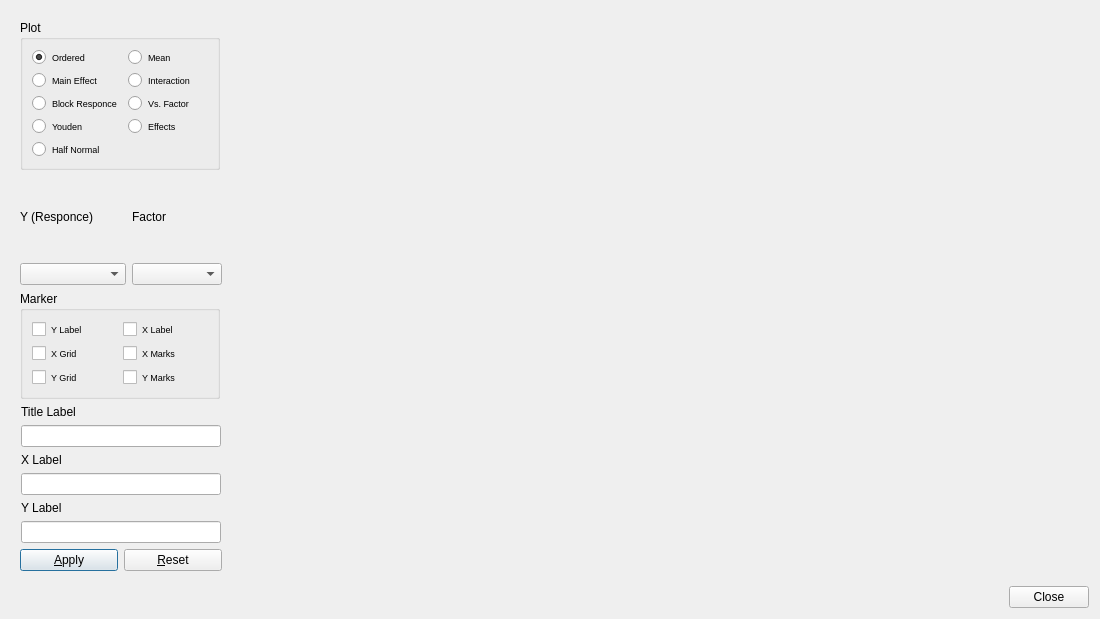
<?xml version="1.0" encoding="UTF-8"?>
<ui version="4.0">
 <class>Dialog</class>
 <widget class="QDialog" name="Dialog">
  <property name="geometry">
   <rect>
    <x>0</x>
    <y>0</y>
    <width>1100</width>
    <height>619</height>
   </rect>
  </property>
  <property name="windowTitle">
   <string>DOE Plot</string>
  </property>
  <layout class="QVBoxLayout" name="verticalLayout_4">
   <item>
    <widget class="QWidget" name="centralwidget" native="true">
     <layout class="QHBoxLayout" name="horizontalLayout_6">
      <item>
       <layout class="QVBoxLayout" name="verticalLayout_3">
        <item>
         <widget class="QGroupBox" name="PgroupBox">
          <property name="sizePolicy">
           <sizepolicy hsizetype="Fixed" vsizetype="Preferred">
            <horstretch>0</horstretch>
            <verstretch>0</verstretch>
           </sizepolicy>
          </property>
          <property name="minimumSize">
           <size>
            <width>200</width>
            <height>0</height>
           </size>
          </property>
          <property name="maximumSize">
           <size>
            <width>200</width>
            <height>16777215</height>
           </size>
          </property>
          <property name="title">
           <string>Plot</string>
          </property>
          <layout class="QVBoxLayout" name="verticalLayout_2">
           <item>
            <layout class="QGridLayout" name="gridLayout">
             <item row="0" column="0">
              <widget class="QRadioButton" name="orderedradioButton">
               <property name="font">
                <font>
                 <pointsize>7</pointsize>
                </font>
               </property>
               <property name="text">
                <string>Ordered</string>
               </property>
               <property name="checked">
                <bool>true</bool>
               </property>
              </widget>
             </item>
             <item row="0" column="1">
              <widget class="QRadioButton" name="meanradioButton">
               <property name="font">
                <font>
                 <pointsize>7</pointsize>
                </font>
               </property>
               <property name="text">
                <string>Mean</string>
               </property>
              </widget>
             </item>
             <item row="3" column="1">
              <widget class="QRadioButton" name="vsfactoradioButton">
               <property name="font">
                <font>
                 <pointsize>7</pointsize>
                </font>
               </property>
               <property name="text">
                <string>Vs. Factor</string>
               </property>
              </widget>
             </item>
             <item row="4" column="0">
              <widget class="QRadioButton" name="youdenradioButton">
               <property name="font">
                <font>
                 <pointsize>7</pointsize>
                </font>
               </property>
               <property name="text">
                <string>Youden</string>
               </property>
              </widget>
             </item>
             <item row="2" column="1">
              <widget class="QRadioButton" name="interactionradioButton">
               <property name="font">
                <font>
                 <pointsize>7</pointsize>
                </font>
               </property>
               <property name="text">
                <string>Interaction</string>
               </property>
              </widget>
             </item>
             <item row="2" column="0">
              <widget class="QRadioButton" name="mainradioButton">
               <property name="font">
                <font>
                 <pointsize>7</pointsize>
                </font>
               </property>
               <property name="text">
                <string>Main Effect</string>
               </property>
              </widget>
             </item>
             <item row="3" column="0">
              <widget class="QRadioButton" name="blockradioButton">
               <property name="font">
                <font>
                 <pointsize>7</pointsize>
                </font>
               </property>
               <property name="text">
                <string>Block Responce</string>
               </property>
              </widget>
             </item>
             <item row="4" column="1">
              <widget class="QRadioButton" name="effectradioButton">
               <property name="font">
                <font>
                 <pointsize>7</pointsize>
                </font>
               </property>
               <property name="text">
                <string>Effects</string>
               </property>
              </widget>
             </item>
             <item row="5" column="0">
              <widget class="QRadioButton" name="halfradioButton">
               <property name="font">
                <font>
                 <pointsize>7</pointsize>
                </font>
               </property>
               <property name="text">
                <string>Half Normal</string>
               </property>
              </widget>
             </item>
            </layout>
           </item>
          </layout>
         </widget>
        </item>
        <item>
         <layout class="QGridLayout" name="gridLayout_2">
          <item row="0" column="1">
           <widget class="QLabel" name="label_4">
            <property name="text">
             <string>Factor</string>
            </property>
           </widget>
          </item>
          <item row="1" column="1">
           <widget class="QComboBox" name="factorcomboBox">
            <property name="sizePolicy">
             <sizepolicy hsizetype="Fixed" vsizetype="Fixed">
              <horstretch>0</horstretch>
              <verstretch>0</verstretch>
             </sizepolicy>
            </property>
            <property name="minimumSize">
             <size>
              <width>90</width>
              <height>0</height>
             </size>
            </property>
            <property name="maximumSize">
             <size>
              <width>90</width>
              <height>16777215</height>
             </size>
            </property>
           </widget>
          </item>
          <item row="0" column="0">
           <widget class="QLabel" name="label_7">
            <property name="text">
             <string>Y (Responce)</string>
            </property>
           </widget>
          </item>
          <item row="1" column="0">
           <widget class="QComboBox" name="responcecomboBox"/>
          </item>
         </layout>
        </item>
        <item>
         <widget class="QGroupBox" name="MarkergroupBox">
          <property name="sizePolicy">
           <sizepolicy hsizetype="Fixed" vsizetype="Preferred">
            <horstretch>0</horstretch>
            <verstretch>0</verstretch>
           </sizepolicy>
          </property>
          <property name="minimumSize">
           <size>
            <width>200</width>
            <height>0</height>
           </size>
          </property>
          <property name="maximumSize">
           <size>
            <width>200</width>
            <height>16777215</height>
           </size>
          </property>
          <property name="title">
           <string>Marker</string>
          </property>
          <layout class="QVBoxLayout" name="verticalLayout">
           <item>
            <layout class="QHBoxLayout" name="horizontalLayout">
             <item>
              <widget class="QCheckBox" name="YcheckBox">
               <property name="font">
                <font>
                 <pointsize>7</pointsize>
                </font>
               </property>
               <property name="text">
                <string>Y Label</string>
               </property>
              </widget>
             </item>
             <item>
              <widget class="QCheckBox" name="XcheckBox">
               <property name="font">
                <font>
                 <pointsize>7</pointsize>
                </font>
               </property>
               <property name="text">
                <string>X Label</string>
               </property>
              </widget>
             </item>
            </layout>
           </item>
           <item>
            <layout class="QHBoxLayout" name="horizontalLayout_3">
             <item>
              <widget class="QCheckBox" name="XGcheckBox">
               <property name="font">
                <font>
                 <pointsize>7</pointsize>
                </font>
               </property>
               <property name="text">
                <string>X Grid</string>
               </property>
              </widget>
             </item>
             <item>
              <widget class="QCheckBox" name="XMcheckBox">
               <property name="font">
                <font>
                 <pointsize>7</pointsize>
                </font>
               </property>
               <property name="text">
                <string>X Marks</string>
               </property>
              </widget>
             </item>
            </layout>
           </item>
           <item>
            <layout class="QHBoxLayout" name="horizontalLayout_4">
             <item>
              <widget class="QCheckBox" name="YGcheckBox">
               <property name="font">
                <font>
                 <pointsize>7</pointsize>
                </font>
               </property>
               <property name="text">
                <string>Y Grid</string>
               </property>
              </widget>
             </item>
             <item>
              <widget class="QCheckBox" name="YMcheckBox">
               <property name="font">
                <font>
                 <pointsize>7</pointsize>
                </font>
               </property>
               <property name="text">
                <string>Y Marks</string>
               </property>
              </widget>
             </item>
            </layout>
           </item>
          </layout>
         </widget>
        </item>
        <item>
         <layout class="QGridLayout" name="gridLayout_3">
          <item row="3" column="0">
           <widget class="QLineEdit" name="XlineEdit">
            <property name="sizePolicy">
             <sizepolicy hsizetype="Fixed" vsizetype="Fixed">
              <horstretch>0</horstretch>
              <verstretch>0</verstretch>
             </sizepolicy>
            </property>
            <property name="minimumSize">
             <size>
              <width>200</width>
              <height>0</height>
             </size>
            </property>
            <property name="maximumSize">
             <size>
              <width>200</width>
              <height>16777215</height>
             </size>
            </property>
           </widget>
          </item>
          <item row="1" column="0">
           <widget class="QLineEdit" name="TlineEdit">
            <property name="sizePolicy">
             <sizepolicy hsizetype="Fixed" vsizetype="Fixed">
              <horstretch>0</horstretch>
              <verstretch>0</verstretch>
             </sizepolicy>
            </property>
            <property name="minimumSize">
             <size>
              <width>200</width>
              <height>0</height>
             </size>
            </property>
            <property name="maximumSize">
             <size>
              <width>200</width>
              <height>16777215</height>
             </size>
            </property>
           </widget>
          </item>
          <item row="0" column="0">
           <widget class="QLabel" name="label">
            <property name="text">
             <string>Title Label</string>
            </property>
           </widget>
          </item>
          <item row="2" column="0">
           <widget class="QLabel" name="label_2">
            <property name="text">
             <string>X Label</string>
            </property>
           </widget>
          </item>
          <item row="4" column="0">
           <widget class="QLabel" name="label_3">
            <property name="text">
             <string>Y Label</string>
            </property>
           </widget>
          </item>
          <item row="5" column="0">
           <widget class="QLineEdit" name="YlineEdit">
            <property name="sizePolicy">
             <sizepolicy hsizetype="Fixed" vsizetype="Fixed">
              <horstretch>0</horstretch>
              <verstretch>0</verstretch>
             </sizepolicy>
            </property>
            <property name="minimumSize">
             <size>
              <width>200</width>
              <height>0</height>
             </size>
            </property>
            <property name="maximumSize">
             <size>
              <width>200</width>
              <height>16777215</height>
             </size>
            </property>
           </widget>
          </item>
         </layout>
        </item>
        <item>
         <layout class="QHBoxLayout" name="horizontalLayout_5">
          <item>
           <widget class="QPushButton" name="ApplyButton">
            <property name="sizePolicy">
             <sizepolicy hsizetype="Fixed" vsizetype="Fixed">
              <horstretch>0</horstretch>
              <verstretch>0</verstretch>
             </sizepolicy>
            </property>
            <property name="minimumSize">
             <size>
              <width>98</width>
              <height>0</height>
             </size>
            </property>
            <property name="maximumSize">
             <size>
              <width>98</width>
              <height>16777215</height>
             </size>
            </property>
            <property name="text">
             <string>&amp;Apply</string>
            </property>
           </widget>
          </item>
          <item>
           <widget class="QPushButton" name="ResetButton">
            <property name="sizePolicy">
             <sizepolicy hsizetype="Fixed" vsizetype="Fixed">
              <horstretch>0</horstretch>
              <verstretch>0</verstretch>
             </sizepolicy>
            </property>
            <property name="minimumSize">
             <size>
              <width>98</width>
              <height>0</height>
             </size>
            </property>
            <property name="maximumSize">
             <size>
              <width>98</width>
              <height>16777215</height>
             </size>
            </property>
            <property name="text">
             <string>&amp;Reset</string>
            </property>
           </widget>
          </item>
         </layout>
        </item>
       </layout>
      </item>
      <item>
       <widget class="QWidget" name="mplwindow" native="true">
        <property name="sizePolicy">
         <sizepolicy hsizetype="Expanding" vsizetype="Expanding">
          <horstretch>0</horstretch>
          <verstretch>0</verstretch>
         </sizepolicy>
        </property>
        <property name="minimumSize">
         <size>
          <width>0</width>
          <height>0</height>
         </size>
        </property>
        <layout class="QVBoxLayout" name="mplvl"/>
       </widget>
      </item>
     </layout>
    </widget>
   </item>
   <item>
    <layout class="QHBoxLayout" name="horizontalLayout_2">
     <item>
      <spacer name="horizontalSpacer">
       <property name="orientation">
        <enum>Qt::Horizontal</enum>
       </property>
       <property name="sizeHint" stdset="0">
        <size>
         <width>518</width>
         <height>20</height>
        </size>
       </property>
      </spacer>
     </item>
     <item>
      <widget class="QPushButton" name="pushButton">
       <property name="text">
        <string>Close</string>
       </property>
      </widget>
     </item>
    </layout>
   </item>
  </layout>
 </widget>
 <resources/>
 <connections>
  <connection>
   <sender>pushButton</sender>
   <signal>clicked()</signal>
   <receiver>Dialog</receiver>
   <slot>accept()</slot>
   <hints>
    <hint type="sourcelabel">
     <x>593</x>
     <y>514</y>
    </hint>
    <hint type="destinationlabel">
     <x>537</x>
     <y>533</y>
    </hint>
   </hints>
  </connection>
 </connections>
</ui>
